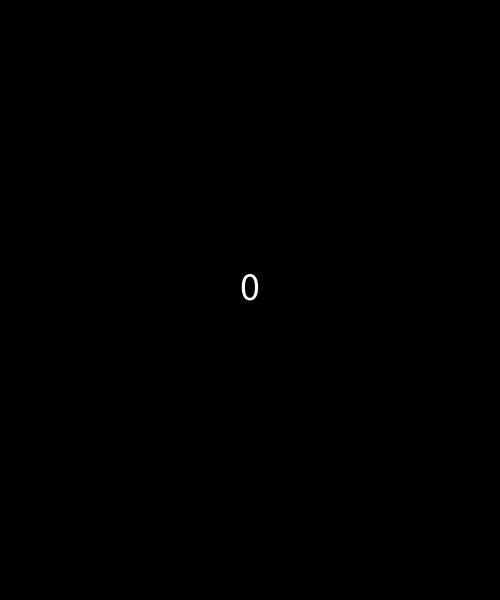
Frame 1 (no input)
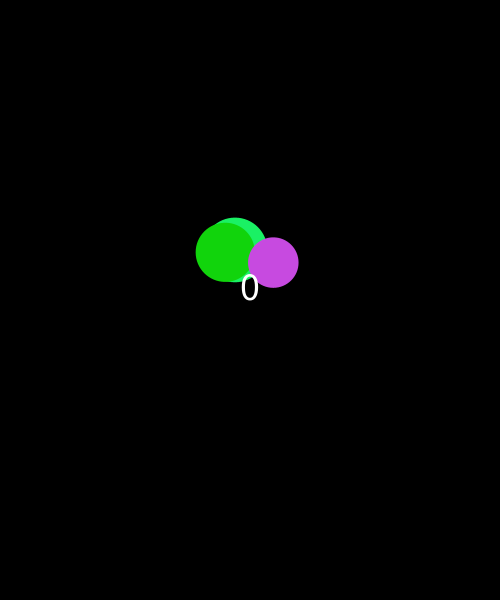
Frame 60 (the mouse pressed at the canvas centre just before this capture)
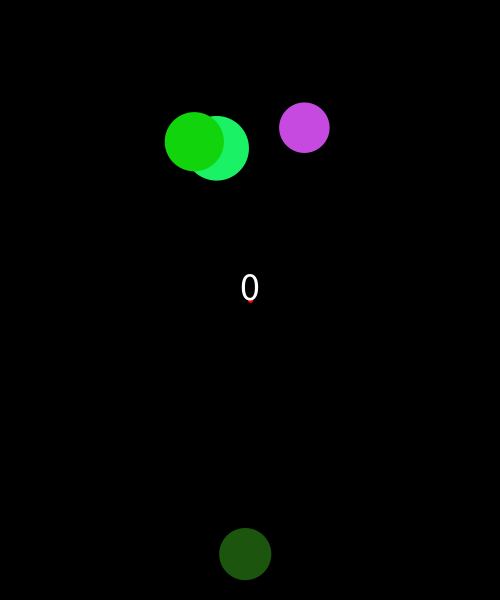
Frame 120 (the mouse held since frame 60 and released just before this capture)

The Processing sketch that drew these frames (run headless with seeded random() and noise(); from frame 60 on, the mouse is pressed at the canvas centre):

// Processing sketch: day5_05_buttons_objects
// ── day5_05_buttons_objects.pde
ArrayList<Button> buttons = new ArrayList<Button>();

int score = 0;

void setup() {
  size(500, 600);
  background(0);
}

void draw() {
  background(0);
  
  // generate
  if (random(1) < 0.02) {
    buttons.add( new Button(width/2, height) );
  }
  
  if (mousePressed) {
    strokeWeight(5);
    stroke(255, 0, 0);
    line(pmouseX, pmouseY, mouseX, mouseY);
  }
  
  // update & display
  for (int i=0; i<buttons.size(); i++) { //buttons.length, if Array
    Button b = buttons.get(i);  // buttons[i], if Array
    b.move();
    b.fall();
    b.check(mouseX, mouseY);
    b.display();
    b.checkOutOfCanvas();
  }
  
  // remove if it's done!
  for (int i = buttons.size()-1; i >= 0; i--) {
    Button b = buttons.get(i);
    if (b.isDone) {
      buttons.remove(i);
    }
  }
  
  // show the score
  pushStyle();
  textSize(40);
  textAlign(CENTER);
  text( score, width/2, height/2 );
  popStyle();
  
  // show the number of objects
  //text( buttons.size(), 10, 20 );
}

class Button {
  float x, y;
  float xSpd, ySpd;
  float rad;
  color c;
  float r, g, b;
  boolean isDone;
  Button(float _x, float _y) {
    x = _x;
    y = _y;
    xSpd = random(-1, 1);
    ySpd = random(-10, -9);
    rad = random(20, 40);
    r = random(255);
    g = random(255);
    b = random(255);  // original color and we don't change the r,g,b
    c = color(r,g,b); // current color can be changed based on interaction
    isDone = false;
  }
  void display() {
    pushStyle();
    
    noStroke();
    fill(c);
    ellipse(x, y, rad*2, rad*2);
    
    popStyle();
  }
  void move() {
    x += xSpd;
    y += ySpd;
  }
  void fall() {
    ySpd += 0.1;
  }
  void check(float _x, float _y) {
    float distance = dist(x, y, _x, _y);
    if (distance < rad) {
      // in the area!
      c = color(255, 255, 0); // yellow
      if (mousePressed) {
        c = color(255, 0, 0); // red
        //background(255, 0, 0); // red background!!
        rad *= 2; // change the radius for some popping-up effect!
        score++;
        isDone = true;
      }
    } else {
      // out of the area...
      c = color(r,g,b); // white
    }
  }
  void checkOutOfCanvas() {
    if (y > height) {
      isDone = true;
    }
  }
}
